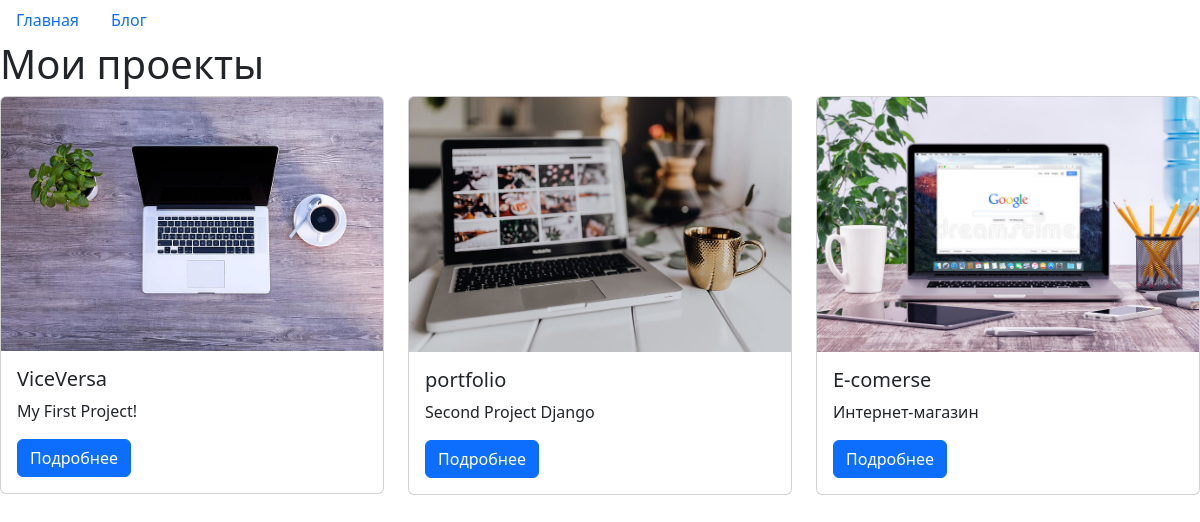
The page / on the database its author committed.
### project/models.py (models this page shows)
class Project(models.Model):
    title = models.CharField(max_length=100)
    description = models.TextField()
    technology = models.CharField(max_length=20)
    image = models.FileField(upload_to='img/')

### project/views.py (the view)
# urls.py: path('',views.project_index,name="project_index"),
def project_index(request):
    projects = Project.objects.all()
    context = {
        'projects': projects
    }
    return render(request,'project_index.html',context)

### project/templates/project_index.html (shortened to what this page needs)
{% extends 'base.html' %}
{% load static %}
{% block page_content %}
<link href="https://cdn.jsdelivr.net/npm/bootstrap@5.2.0-beta1/dist/css/bootstrap.min.css" rel="stylesheet">
<h1>Мои проекты</h1>
<div class="row">
{% for project in projects %}
    <div class="col-md-4">
        <div class="card mb-2">
            <img class="card-img-top" src="{% static project.image %}">
            <div class="card-body">
                <h5 class="card-title">{{ project.title }}</h5>
                <p class="card-text">{{ project.description }}</p>
                <a href="{% url 'project_detail' project.pk %}"
                   class="btn btn-primary">
                    Подробнее
                </a>
            </div>
        </div>
    </div>
    {% endfor %}
</div>
{% endblock %}

### project/templates/base.html (shortened to what this page needs)
<link href="https://cdn.jsdelivr.net/npm/bootstrap@5.2.0-beta1/dist/css/bootstrap.min.css" rel="stylesheet">
<nav class="nav">
    <a class="nav-link" href="{% url 'project_index' %}"> Главная</a>
   <a class="nav-link" href="{% url 'blog_index' %}" > Блог</a>
</nav>
{% block page_content%}
{% endblock %}

### rows shown on the page
Project: image (picture), title "ViceVersa", description "My First Project!"
Project: image (picture), title "portfolio", description "Second Project Django"
Project: image (picture), title "E-comerse", description "Интернет-магазин"
